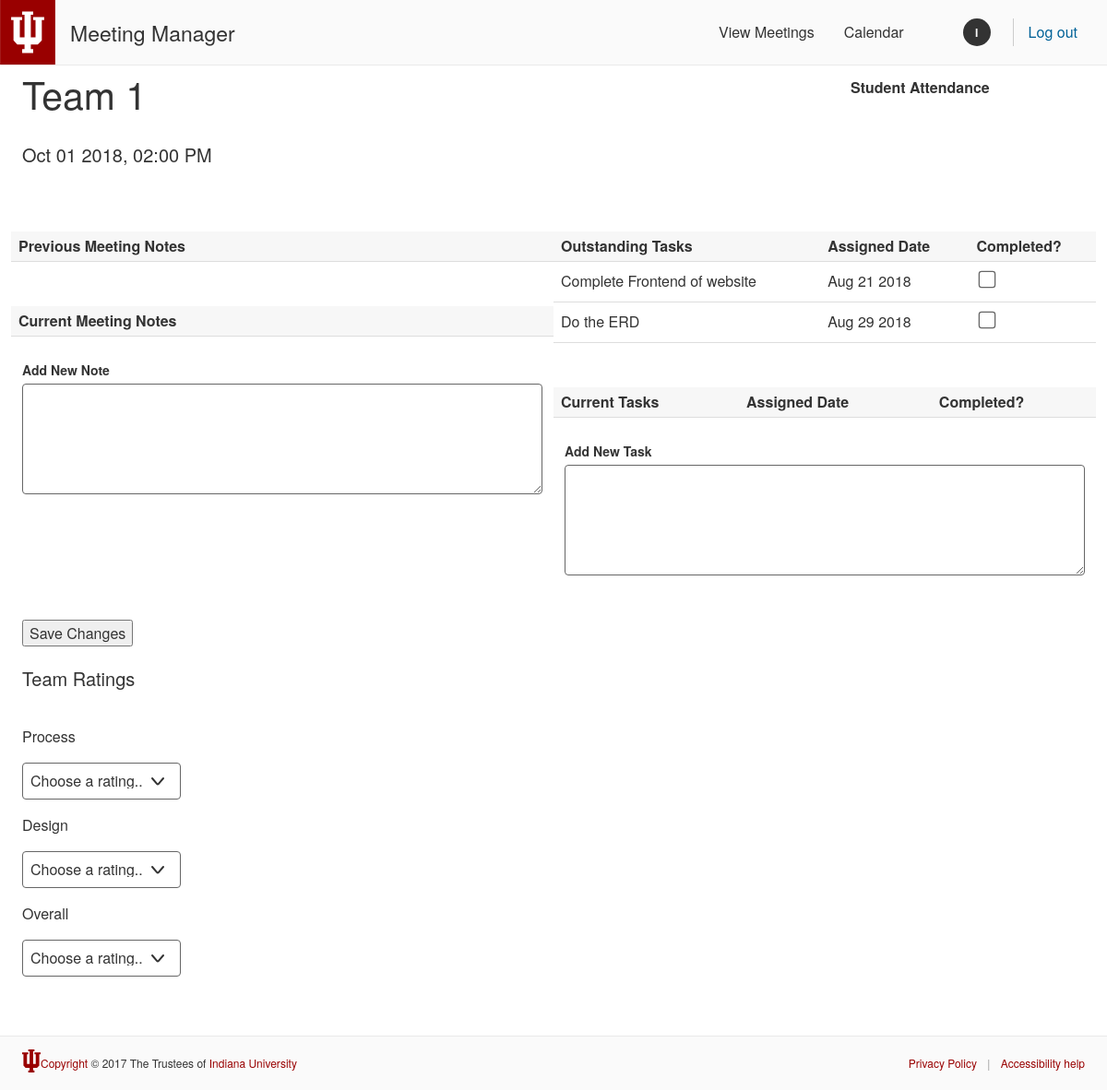
Screenshot of /MeetingNotes.php?meeting=7 with the database file from the repository.
### tables this page shows
CREATE TABLE meeting(
	MeetingID int AUTO_INCREMENT,
	meeting_time time NOT NULL,
	meeting_date date NOT NULL,
	team_attendance varchar(10),
	teamID INT NOT NULL,
	sprintID INT NOT NULL,
	PRIMARY KEY (MeetingID),
FOREIGN KEY (teamID) REFERENCES team(TeamID),
FOREIGN KEY (sprintID) REFERENCES sprint(SprintID))
ENGINE INNODB;

CREATE TABLE task(
	TaskID int AUTO_INCREMENT,
	title varchar(25),
	content varchar(500) NOT NULL,
	assigned_date date NOT NULL,
	due_date date,
	completion_date date,
	meetingID INT NOT NULL,
	teamID INT NOT NULL,
	PRIMARY KEY (TaskID),
	FOREIGN KEY (meetingID) REFERENCES meeting(MeetingID),
	FOREIGN KEY (teamID) REFERENCES team(TeamID))
ENGINE INNODB;

CREATE TABLE rating(
	RatingID int AUTO_INCREMENT,
	rating_name varchar(25),
	lowest_rank int,
	highest_rank int,
	PRIMARY KEY (RatingID))
ENGINE INNODB;

### MeetingNotes.php (the view, shortened to what this page needs)
<!DOCTYPE html>
<html lang="en-US">
<head>
    <link media="all" rel="stylesheet" href="./css/rivet.min.css">
</head>
<body>
<header class="rvt-header" role="banner">
    <div class="rvt-header__trident">
    </div>
    <span class="rvt-header__title">
        <a href="index.php">Meeting Manager</a>
    </span>
    <div class="rvt-header__controls">
        <nav class="rvt-header__main-nav" role="navigation">
            <ul>
                <li>
                    <a href="MeetingView.php">View Meetings</a>
                </li>
                <li>
                    <a href="CalendarView.php" >Calendar</a>
                </li>
            </ul>
        </nav>
        <div class="rvt-header-id">
            <div href="#0" class="rvt-header-id__profile">
                <span class="rvt-header-id__avatar" aria-hidden="true">I</span>
            </div>
            <a href="index.php" class="rvt-header-id__log-out">Log out</a>
        </div>
    </div>
</header>
    <main role="main" id="main-content">
    <div>
<?php
    	$conn=mysqli_connect("db.sice.indiana.edu","i491u20_smkramer","my+sql=i491u20_smkramer", "i491u20_smkramer");
$meeting_query = "Select time_format(mt.meeting_time,'%h:%i %p') as meeting_time,
mt.meeting_date, mt.teamID, mt.MeetingID, date_format(mt.meeting_date,'%b %d %Y') as display_date
from meeting as mt where mt.MeetingID = ".$_GET["meeting"]." ORDER BY MeetingID desc;";
$meeting_result = $conn->query($meeting_query);
if ($meeting_result->num_rows > 0) {
$row = $meeting_result->fetch_assoc();}
else {echo "Failed to retrieve MeetingID";}
echo
' <form id="meetingform" name = "meetingform" action="" method = "POST">
 <div class="rvt-container">
<div class="rvt-grid">
	<div class="rvt-grid__item-3">
		<div class="rvt-grid">
			<div class="rvt-grid__item">
			<h1 class="rvt-ts-md rvt-ts-xl-md-up">Team '.$row["teamID"].'</h1>
			</div>
		</div>
    	<div class="rvt-grid">
			<div class="rvt-grid__item"> <p class="rvt-ts-sm">'.$row["display_date"].', '.$row["meeting_time"].'</p></div>
		</div>
	</div>';
echo '
	<div class="rvt-grid__item-3 rvt-grid__item--last">
	<table class="rvt-table-plain">
    <caption class="sr-only">Student Attendance</caption>
    <thead>
        <tr>
            <th scope="col">Student Attendance</th>
        </tr>
    </thead>
	<tbody>';
echo'
    </tbody>
	</table>
	</div>
</div>
</div>
<br>
<br>
<div class="rvt-container">
<div class="rvt-grid">
	<div class="rvt-grid__item">
		<div class="rvt-grid">
		<table class="rvt-table-compact">
    	<caption class="sr-only">Meeting Notes</caption>
    	<thead>
        	<tr>
            	<th scope="col">Previous Meeting Notes</th>
        	</tr>
    	</thead>
    	<tbody>';
    	echo '
    	</tbody>
    	</table>
		</div>
		<br>
		<br>
		<div class="rvt-grid">
		<table class="rvt-table-compact">
    	<caption class="sr-only">Meeting Notes</caption>
    	<thead>
        	<tr>
            	<th scope="col">Current Meeting Notes</th>
        	</tr>
    	</thead>
    	<tbody>';
        echo '
    	</tbody>
    	</table>
		</div>
		<br>
		<div class="rvt-grid-5">
				<label for ="text_note">Add New Note</label>
		<textarea id= "text_note" form = "meetingform" name = "text_note" class="rvt-m-bottom-md"></textarea>
		</div>
	</div>
	<div class="rvt-grid__item">
		<div class="rvt-grid">
		<table class="rvt-table-compact">
    	<caption class="sr-only">Meeting Tasks</caption>
    	<thead>
        	<tr>
            	<th scope="col">Outstanding Tasks</th>
            	<th scope="col">Assigned Date</th>
            	<th scope="col">Completed?</th>
        	</tr>
    	</thead>
    	<tbody>';
		$out_task_query = 'Select content, TaskID, date_format(assigned_date,"%b %d %Y") as date
from task
where completion_date is null and teamID = '.$row['teamID'].';';
		$out_task_result = $conn->query($out_task_query);
    	if ($out_task_result->num_rows > 0) {
       		while($task_row = $out_task_result->fetch_assoc()) {
        		echo '<tr><td>'.$task_row["content"].'</td><td>'.$task_row["date"].'</td><td>
        		<input type="checkbox" name="task'.$task_row["TaskID"].'" id="task'.$task_row["TaskID"].'">
                <label for="task'.$task_row["TaskID"].'" class="rvt-m-right-sm"></label></td></tr>';
        	}
       }
        echo '
    	</tbody>
    	</table>
		</div>
		<br>
		<br>
		<div class="rvt-grid">
		<table class="rvt-table-compact">
    	<caption class="sr-only">Meeting Tasks</caption>
    	<thead>
        	<tr>
            	<th scope="col">Current Tasks</th>
            	<th scope="col">Assigned Date</th>
            	<th scope="col">Completed?</th>
        	</tr>
    	</thead>
    	<tbody>';
echo '	</tbody>
    	</table>
		</div>
		<br>
		<div class="rvt-grid-5">
		<label for ="text_task">Add New Task</label>
		<textarea id= "text_task" form = "meetingform" name = "text_task" class="rvt-m-bottom-md"></textarea>
      	</div>
	</div>
</div>
</div>
<br>
<div class="rvt-container">
<div class="rvt-grid">
	<div class="rvt-grid__item-2">
	<input type = "submit" value = "Save Changes" />
	</div>
</div>
<div class="rvt-grid">
	<div class="rvt-grid__item-2">
				<p class="rvt-ts-sm"> Team Ratings </p>
	</div>
</div>';
		$rating_query = 'select r.RatingID, r.rating_name, r.lowest_rank, r.highest_rank
		from rating as r;';
		$rating_result = $conn->query($rating_query);
		if ($rating_result->num_rows > 0) {
       		while($rating_row = $rating_result->fetch_assoc()) {
        		echo '<div class="rvt-grid">
	<div class="rvt-grid__item-2">
				<p class="rvt-ts-sm-20">'.$rating_row["rating_name"].'</p>
				<select id="'.$rating_row["RatingID"].'" name = "rating'.$rating_row["RatingID"].'">
    				<option>Choose a rating...</option>';
			echo '	</select>
	</div>
</div>';
        	}
       }
echo '
</div> </form>';
?>
	</div>
    </main>
    <footer class="rvt-footer m-top-xxl" role="contentinfo">
        <div class="rvt-footer__copyright-lockup">
            <div class=rvt-footer__trident>
            </div>
            <p><a href="https://www.iu.edu/copyright/index.html">Copyright</a> &copy; 2017 The Trustees of <a href="https://www.iu.edu/">Indiana University</a></p>
        </div>
        <ul class="rvt-footer__aux-links">
            <li class="rvt-footer__aux-item">
                <a href="#0">Privacy Policy</a>
            </li>
            <li class="rvt-footer__aux-item">
                <a href="https://accessibility.iu.edu/">Accessibility help</a>
            </li>
        </ul>
    </footer>
</body>
</html>

### rows the page displays
meeting: teamID "1"
task: content "Complete Frontend of website", date "Aug 21 2018"
task: content "Do the ERD", date "Aug 29 2018"
rating: rating_name "Process", RatingID "Choose a rating..."
rating: rating_name "Design", RatingID "Choose a rating..."
rating: rating_name "Overall", RatingID "Choose a rating..."

### other values shown
$row["display_date"] "Oct 01 2018"
$row["meeting_time"] "02:00 PM"
